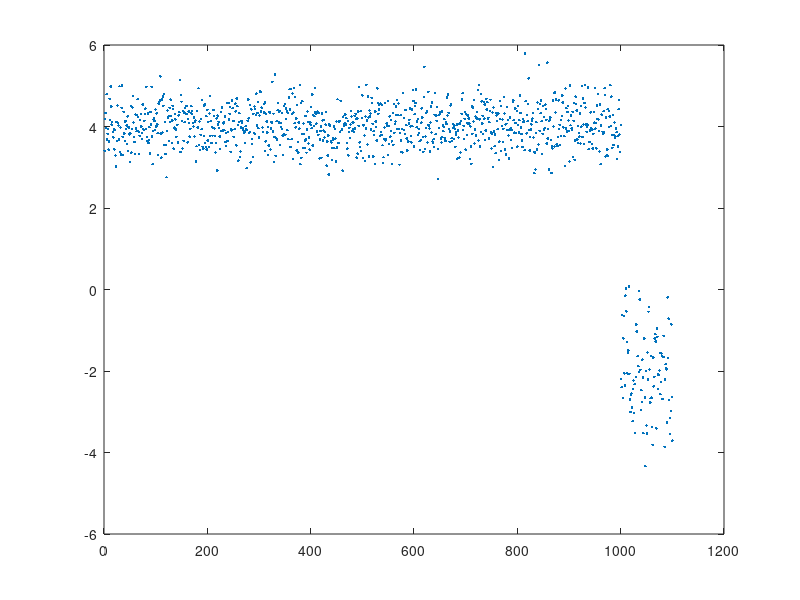

This figure's MATLAB source: (Note: this script raises an error after producing the figure.)
MU1 = [4];
SIGMA1 = [0.2 ];
MU2 = [-2 ];
SIGMA2 = [1];
X = [mvnrnd(MU1,SIGMA1,1000);mvnrnd(MU2,SIGMA2,100)];

plot(1:length(X), X, '.')
hold on
options=statset('Display', 'final');
obj = gmdistribution.fit(X,2, 'Options', options);
obj.mu
obj.PComponents
obj.NlogL
properties('gmdistribution')
h = ezplot(@(x)pdf(obj,[x]),[-12 10]);
P = posterior(obj,X);
[a,b]=max(get(h,'Ydata'));
Dval0=get(h,'Xdata');
Dval=Dval0(b);
% delete(h)
% scatter(X(:,1),X(:,2),10,P(:,1),'.')
% hb = colorbar;
% ylabel(hb,'Component 1 Probability')